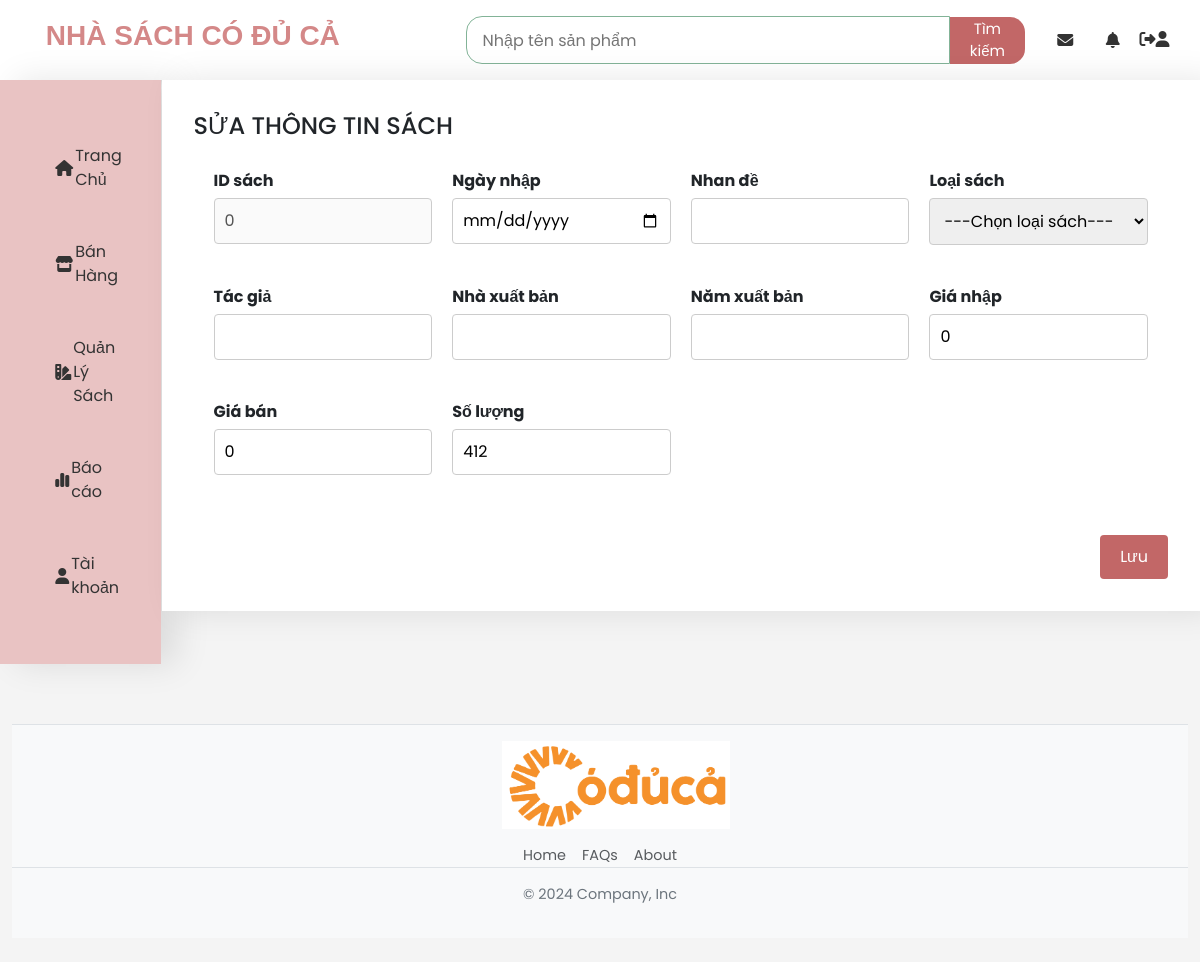
Screenshot of /NhanVien/SuaSachNV.php with the database file from the repository.
### tables this page shows
CREATE TABLE `sach` (
  `idsach` int(11) NOT NULL,
  `theloai` varchar(225) NOT NULL,
  `tacgia` varchar(225) NOT NULL,
  `nhande` varchar(225) NOT NULL,
  `namxb` varchar(225) NOT NULL,
  `nhaxb` varchar(225) NOT NULL,
  `gianhap` int(20) NOT NULL,
  `giaban` float NOT NULL,
  `slkho` int(11) NOT NULL
);

### NhanVien/SuaSachNV.php (the view, shortened to what this page needs)
<!doctype html>
<?php
include "../connectDB.php";
$index = $_GET['index'];
$sql="Select * From sach where idsach='$index'";
$data=mysqli_query($conn,$sql);
if ($data && mysqli_num_rows($data) > 0) {
	$row = mysqli_fetch_object($data);
	$idsach = $row->idsach;
	$ngaynhap = $row->ngaynhap;
	$nhande = $row->nhande;
	$theloai = $row->theloai;
	$tacgia = $row->tacgia;
	$nhaxb= $row->nhaxb;
	$namxb= $row->namxb;
	$gianhap= $row->gianhap;
	$giaban= $row->giaban;
	$sl= $row->slkho;
}
?>
<html>
<head>
	<link href="https://cdn.jsdelivr.net/npm/bootstrap@5.3.3/dist/css/bootstrap.min.css" rel="stylesheet">
    <link rel="stylesheet"href="https://stackpath.bootstrapcdn.com/font-awesome/4.7.0/css/font-awesome.min.css"/>
	<link rel="stylesheet" href="https://cdnjs.cloudflare.com/ajax/libs/font-awesome/5.15.3/css/all.min.css">
	<link rel="stylesheet" href="https://cdnjs.cloudflare.com/ajax/libs/font-awesome/6.2.1/css/all.min.css">
	<link rel="stylesheet" href ="user.css" >
</head>
<body>
	<div class="td">
		<h3 class="chu">NHÀ SÁCH CÓ ĐỦ CẢ</h3>
			<div class="tieude1">
				<div class="search-container">
					<input type="text" class="search-input" placeholder="Nhập tên sản phẩm">
					<button class="search-button">Tìm kiếm</button>
				</div>
				<i class="fa-solid fa-envelope"></i>
				<i class="fa-solid fa-bell"></i>
				<a href="../Logout.php"><i class="fa-solid fa-right-from-bracket" ></i></a>
				<a href="HoSoUser.php"><i class="fa-solid fa-user"></i></a>
			</div>
	</div>
	<div class="nd">
		<div class="menu">
			<ul>
				<li ><a href="TrangChuUser.php"><i class="fa-solid fa-house"></i>Trang Chủ</a></li>
				<li ><a href="../NhanVien/BanHang.php"><i class="fa-solid fa-store"></i>Bán Hàng</a>
				</li>
				<li><a href="DSSachNV.php"><i class="fa-solid fa-swatchbook"></i>Quản Lý Sách</a>
				</li>
				<li ><a href=""><i class="fa-solid fa-chart-simple"></i>Báo cáo</a>
				</li>
				<li ><a href=""><i class="fa-solid fa-user" id="fa-user"></i>Tài khoản</a>
				</li>
			</ul>
		</div>
		<form method="post" action="">
		<div class="content">
			<h4>SỬA THÔNG TIN SÁCH</h4>
			<div class="form-container">
			<div class="form-group">
					<label for="ngaynhap">ID sách</label>
					<input type="text" id="idsach" name="idsach" value="<?php echo $idsach ?>" disabled>
				</div>
				<div class="form-group">
					<label for="ngaynhap">Ngày nhập</label>
					<input type="date" id="ngay-nhap" name="ngaynhap" value="<?php echo $ngaynhap ?>">
				</div>
				<div class="form-group">
					<label for="nhan-de">Nhan đề</label>
					<input type="text" id="nhan-de" name="nhande" value="<?php echo $nhande ?>">
				</div>
				<div class="form-group">
					<label for="loai-sach">Loại sách</label>
					<select id="loai-sach" name="theloai" value="<?php echo $theloai ?>">
					<option ><?php echo $theloai ?></option>
					</select>
				</div>
				<div class="form-group">
					<label for="stacgia">Tác giả</label>
					<input type="text" id="tacgia" name="tacgia" value="<?php echo $tacgia ?>">
				</div>
				<div class="form-group">
					<label for="nha-xuat-ban">Nhà xuất bản</label>
					<input type="text" id="nha-xuat-ban" name="nhaxb" value="<?php echo $nhaxb ?>">
				</div>
				<div class="form-group">
					<label for="nam-xuat-ban">Năm xuất bản</label>
					<input type="text" id="nam-xuat-ban" name="namxb" value="<?php echo $namxb ?>">
				</div>
				<div class="form-group ">
					<label for="gia-bia">Giá nhập</label>
					<input type="text" id="gia-bia" name="gianhap"  oninput="updateThanhTien()" value="<?php echo $gianhap ?>">
				</div>
				<div class="form-group">
					<label for="giaban">Giá bán</label>
					<input type="text" id="giaban" name="giaban" value="<?php echo $giaban ?>">
				</div>
				<div class="form-group">
					<label for="soluong">Số lượng</label>
					<input type="text" id="soluong" name="sl" oninput="updateThanhTien()" value="<?php echo $sl ?>">
				</div>
			</div>
			<div class="buttons-container">
				<button name="btnLuu">Lưu</button>
				</div>
		</div>
		</form>
	</div>
		<div class="container1">
			<footer class="py-31 my-41">
				<ul class="logo"><img src="imgNV/logoCoducanentrang.png" width="20%"></ul>
				<ul class="nav justify-content-center1 border-bottom1 pb-31 mb-31">
				<li class="nav-item1"><a href="#" class="nav-link1 px-2 text-body-secondary">Home</a></li>
				<li class="nav-item1"><a href="#" class="nav-link1 px-2 text-body-secondary">FAQs</a></li>
				<li class="nav-item1"><a href="#" class="nav-link1 px-2 text-body-secondary">About</a></li>
				</ul>
				<p class="text-center1 text-body-secondary1">© 2024 Company, Inc</p>
			</footer>
		</div>
</body>
</html>

### NhanVien/user.css (style rules this page uses)
body { width:100%; font-family: 'Poppins', sans-serif; margin: 0; padding: 0; background-color: #f4f4f4; }
.td { width:100%; height: 5em; display: flex; justify-content: space-between; align-items: center; padding-left: 2%; padding-right:7%; background-color: #fff; box-shadow: 0 2px 5px rgba(0, 0, 0, 0.1); }
.chu { margin-left: 2%; color:rgb(212, 136, 136); font-weight: bold; font-family:'Bebas Neue', sans-serif; }
.tieude1 { display: flex; align-items: center; margin-left: 1%; }
.fa-envelope { padding-left: 3%; padding-right: 3%; }
.fa-bell { padding-right: 3%; }
.fa-right-from-bracket { padding-right: 3%; }
.fa-user { padding-right: 1%; }
.search-container { display: flex; justify-content: center; align-items: center; margin: 0 0; }
.search-input { width: 32em; height: 3em; padding: 1em 1em; border: 1px solid #82b397; border-radius: 1em 0 0 1em; font-size: 16px; }
.search-button { background-color:#c26767; color: #fff; border: none; border-radius: 0 1em 1em 0; font-size: 15px; cursor: pointer; }
.td i { margin-left: 2%; cursor: pointer; color: #333; }
.nd { display: flex; flex-direction: row; align-items: flex-start; width:100%; }
.menu { flex: 1; width: 20%; max-height:100%; background-color:#e9c3c3; box-shadow: 1em 0 2em rgba(0, 0, 0, 0.1); padding: 2em; margin-bottom: 1%; }
.content { margin-bottom: 1%; margin-left: 1px; flex:5; padding:2em; background-color: #fff; box-shadow: 1em 0 2em rgba(0, 0, 0, 0.1); }
.fa-house { padding-left: 10%; padding-right: 3%; }
.fa-chart-simple { padding-left: 10%; padding-right: 3%; }
.fa-swatchbook { padding-left: 10%; padding-right: 3%; }
.fa-store { padding-left: 10%; padding-right: 3%; }
#fa-user { padding-left: 10%; padding-right: 3%; }
.menu ul { margin-left:1%; list-style: none; padding: 0; }
.menu li { margin: 1em 0; list-style-type: none; }
.menu a { text-decoration: none; color: #333; display: flex; align-items: center; padding: 1em; border-radius: 1em; transition: background-color 0.3s; }
.container1 { text-align: center; max-width: 100%; margin: 0 auto; margin-top: 4%; margin-bottom:1px; padding: 0 1%; }
.container1 li { list-style-type: none; }
footer { background-color: #f8f9fa; border-top: 1px solid #dee2e6; padding-top: 3rem; padding-bottom: 3rem; font-size: 0.9rem; color: #6c757d; }
.nav-link1 { padding: 0.5rem 1rem; color: #6c757d; text-decoration: none; transition: color 0.2s ease-in-out; }
.text-body-secondary1 { color: #6c757d !important; }
.border-bottom1 { border-bottom: 1px solid #dee2e6 !important; }
.mb-31 { margin-bottom: 1rem !important; }
.py-31 { padding-top: 1rem !important; padding-bottom: 1rem !important; }
.my-41 { margin-top: 1.5rem !important; margin-bottom: 1.5rem !important; }
.justify-content-center1 { justify-content: center !important; }
.form-group { margin-bottom: 20px; }
.form-group label { display: block; margin-bottom: 5px; font-weight: bold; }
.form-group input, .form-group button { width: 100%; padding: 10px; font-size: 16px; border: 1px solid #ccc; border-radius: 5px; }
.form-container { display: grid; grid-template-columns: repeat(4, 1fr); grid-gap: 20px; padding: 20px; }
.form-group { display: flex; flex-direction: column; }
.form-group label { font-weight: bold; margin-bottom: 5px; }
.form-group input, .form-group select { padding: 10px; border: 1px solid #ccc; border-radius: 4px; }
.buttons-container { display: flex; justify-content: flex-end; margin-top: 20px; }
.buttons-container button { background-color: #c26767; color: white; padding: 10px 20px; border: none; border-radius: 4px; cursor: pointer; margin-left: 10px; }

### rows the page displays
sach: idsach "0", theloai "---Chọn loại sách---", gianhap "0", giaban "0", sl "412"
